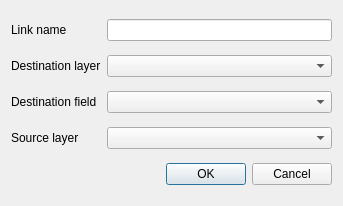
<?xml version="1.0" encoding="UTF-8"?>
<ui version="4.0">
 <class>LinkEditor</class>
 <widget class="QDialog" name="LinkEditor">
  <property name="geometry">
   <rect>
    <x>0</x>
    <y>0</y>
    <width>343</width>
    <height>206</height>
   </rect>
  </property>
  <property name="windowTitle">
   <string>Link It :: Link editor</string>
  </property>
  <layout class="QGridLayout" name="gridLayout_2">
   <item row="7" column="1" colspan="2">
    <widget class="QDialogButtonBox" name="buttonBox">
     <property name="orientation">
      <enum>Qt::Horizontal</enum>
     </property>
     <property name="standardButtons">
      <set>QDialogButtonBox::Cancel|QDialogButtonBox::Ok</set>
     </property>
    </widget>
   </item>
   <item row="2" column="2">
    <widget class="QComboBox" name="destinationLayer"/>
   </item>
   <item row="5" column="0">
    <widget class="QLabel" name="label_2">
     <property name="text">
      <string>Source layer</string>
     </property>
    </widget>
   </item>
   <item row="2" column="0" colspan="2">
    <widget class="QLabel" name="label_4">
     <property name="text">
      <string>Destination layer</string>
     </property>
    </widget>
   </item>
   <item row="0" column="0">
    <widget class="QLabel" name="label">
     <property name="text">
      <string>Link name</string>
     </property>
    </widget>
   </item>
   <item row="5" column="2">
    <widget class="QComboBox" name="sourceLayer">
     <property name="sizeAdjustPolicy">
      <enum>QComboBox::AdjustToContents</enum>
     </property>
    </widget>
   </item>
   <item row="4" column="0" colspan="2">
    <widget class="QLabel" name="label_5">
     <property name="text">
      <string>Destination field</string>
     </property>
    </widget>
   </item>
   <item row="4" column="2">
    <widget class="QComboBox" name="destinationField"/>
   </item>
   <item row="0" column="2">
    <widget class="QLineEdit" name="linkName"/>
   </item>
  </layout>
 </widget>
 <resources/>
 <connections>
  <connection>
   <sender>buttonBox</sender>
   <signal>accepted()</signal>
   <receiver>LinkEditor</receiver>
   <slot>accept()</slot>
   <hints>
    <hint type="sourcelabel">
     <x>248</x>
     <y>254</y>
    </hint>
    <hint type="destinationlabel">
     <x>157</x>
     <y>274</y>
    </hint>
   </hints>
  </connection>
  <connection>
   <sender>buttonBox</sender>
   <signal>rejected()</signal>
   <receiver>LinkEditor</receiver>
   <slot>reject()</slot>
   <hints>
    <hint type="sourcelabel">
     <x>316</x>
     <y>260</y>
    </hint>
    <hint type="destinationlabel">
     <x>286</x>
     <y>274</y>
    </hint>
   </hints>
  </connection>
 </connections>
 <buttongroups>
  <buttongroup name="buttonGroup"/>
 </buttongroups>
</ui>
